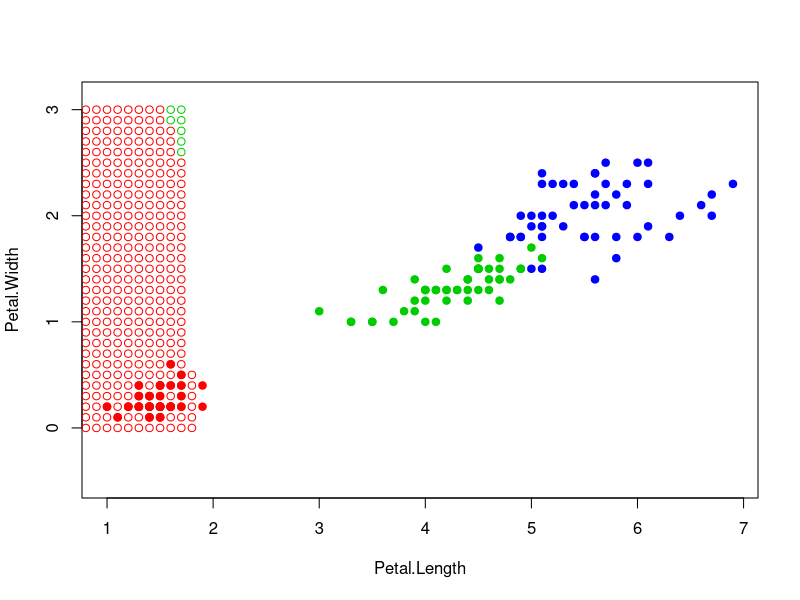

Reproduce this figure in R. (Note: a time limit stopped this script after it produced the figure.)
colors <- c("setosa" = "red", "versicolor" = "green3", "virginica" = "blue") 
plot(iris[, 3:4], pch = 21, bg = colors[iris$Species], col = colors[iris$Species], asp = 1 ) ##рисуем выборку по признакам

euclideanDistance <- function(u, v) ##функция расстояний, эвклидово расстояние
{     
	sqrt(sum((u - v)^2)) 
}

xl<-(iris[,3:5]) ## выборка
OY<-c(seq(from=0.0, to=3.0, by=0.1))## расстояние расположения точек по OY, от 0 до 3 с шагом 0,1
OX<-c(seq(from=0.0, to=7.0, by=0.1))## расстояние расположения точек по OX, от 0 до 7 с шагом 0,1

sortObjectsByDist <- function(xl, point, metricFunction = euclideanDistance)## сортировка объектов согласно растояния до объекта point

{
     l <- dim(xl)[1]    
	 n <- dim(xl)[2] - 1 
	 distances <- matrix(NA, l, 2)## создаем матрицу расстояний 
	      for (i in 1:l)  
		  {         
			distances[i, ] <- c(i, metricFunction(xl[i, 1:n], point))## расстояние от каждой точки до точки point, классифицируемой
		  }  
	 orderedXl <- xl[order(distances[, 2]), ]## сортировка выборки
}	
## применяем метод 1NN
NN1 <- function(xl, point) {	  
	 orderedXl <- sortObjectsByDist(xl, point)## сортировка выборки согласно классифицируемого объекта    
	 n <- dim(orderedXl)[2] - 1 
	 class <- orderedXl[1, n + 1] ## получение класса соседа
	 return (class)## возвращаем класс
}

for(i in OX){
	for(j in OY){
	point<-c(i,j)
	class <- NN1(xl, point) 
	points(point[1], point[2], pch = 21, col = colors[class], asp = 1) }## классификация заданного объекта
}
